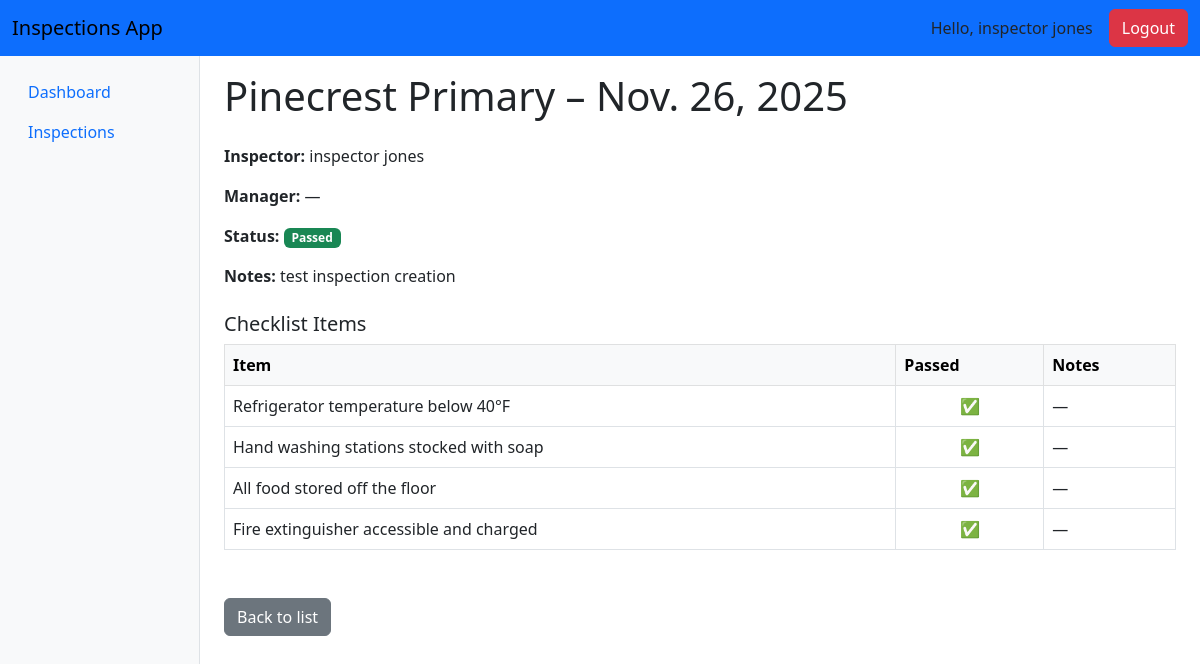
Screenshot of /inspections/3/ (signed in) with the database file from the repository.
### apps/inspections/models.py (models this page shows, shortened)
class Inspection(models.Model):
    class Status(models.TextChoices):
        PENDING = "PENDING", "Pending"
        COMPLETED = "COMPLETED", "Completed"
        FAILED = "FAILED", "Failed"
        PASSED = "PASSED", "Passed"
    school = models.ForeignKey(School, on_delete=models.CASCADE, related_name="inspections")
    inspector = models.ForeignKey(
        AppUser,
        on_delete=models.SET_NULL,
        null=True,
        blank=True,
        related_name="inspections_as_inspector",
        limit_choices_to={'role': AppUser.Role.INSPECTOR}
    )
    manager = models.ForeignKey(
        AppUser,
        on_delete=models.SET_NULL,
        null=True,
        blank=True,
        related_name="inspections_as_manager",
        limit_choices_to={'role': AppUser.Role.MANAGER}
    )
    checklist = models.ForeignKey(
        Checklist,
        on_delete=models.SET_NULL,
        null=True,
        blank=True,
        related_name="inspections"
    )
    date = models.DateField()
    status = models.CharField(max_length=20, choices=Status.choices, default=Status.PENDING)
    notes = models.TextField(blank=True, null=True)
    created_at = models.DateTimeField(auto_now_add=True)
    updated_at = models.DateTimeField(auto_now=True)
    class Meta:
        ordering = ['-date']
        verbose_name = "Inspection"
        verbose_name_plural = "Inspections"

class InspectionItem(models.Model):
    inspection = models.ForeignKey(Inspection, on_delete=models.CASCADE, related_name="inspection_items")
    checklist_item = models.ForeignKey(ChecklistItem, on_delete=models.CASCADE)
    passed = models.BooleanField(default=False)
    notes = models.TextField(blank=True, null=True)

### apps/schools/models.py (models this page shows, shortened)
class School(models.Model):
    name = models.CharField(max_length=255)
    address = models.CharField(max_length=255, blank=True, null=True)
    city = models.CharField(max_length=100, blank=True, null=True)
    state = models.CharField(max_length=100, blank=True, null=True)
    postal_code = models.CharField(max_length=10, blank=True, null=True)
    phone_number = models.CharField(max_length=10, blank=True, null=True)
    created_at = models.DateTimeField(auto_now_add=True)
    managers = models.ManyToManyField(
        AppUser,
        related_name="managed_schools",
        blank=True,
        limit_choices_to={'role': AppUser.Role.MANAGER}
    )
    kitchen_staff = models.ManyToManyField(
        AppUser,
        related_name="kitchen_schools",
        blank=True,
        limit_choices_to={'role': AppUser.Role.KITCHEN}
    )
    inspectors = models.ManyToManyField(
        AppUser,
        related_name="inspection_schools",
        blank=True,
        limit_choices_to={'role': AppUser.Role.INSPECTOR}
    )
    class Meta:
        verbose_name = "School"
        verbose_name_plural = "Schools"
        ordering = ['name']

### apps/users/models.py (models this page shows, shortened)
class AppUser(models.Model):
    class Role(models.TextChoices):
        ADMIN = "ADMIN", "Admin"
        MANAGER = "MANAGER", "Manager"
        KITCHEN = "KITCHEN", "Kitchen Staff"
        INSPECTOR = "INSPECTOR", "Inspector"
    user = models.OneToOneField(User, on_delete=models.CASCADE)
    role = models.CharField(max_length=20, choices=Role.choices, default=Role.KITCHEN)
    phone_number = models.CharField(max_length=20, blank=True, null=True)
    is_staff = models.BooleanField(default=False)
    is_active = models.BooleanField(default=True)
    date_joined = models.DateTimeField(auto_now_add=True)
    class Meta:
        verbose_name = "User Profile"
        verbose_name_plural = "User Profiles"

### apps/checklists/models.py (models this page shows, shortened)
class ChecklistItem(models.Model):
    checklist = models.ForeignKey(Checklist, on_delete=models.CASCADE, related_name="items")
    text = models.CharField(max_length=255)
    order = models.PositiveIntegerField(default=0)
    class Meta:
        ordering = ['order']
        verbose_name = "Checklist Item"
        verbose_name_plural = "Checklist Items"

### apps/inspections/views.py (the view)
# urls.py: path('<int:pk>/', views.inspection_detail, name='inspection_detail'),
@login_required
def inspection_detail(request, pk):
    inspection = get_object_or_404(
        Inspection.objects.select_related('school', 'inspector', 'manager', 'checklist')
        .prefetch_related('inspection_items__checklist_item'),
        pk=pk
    )
    context = {
        'inspection': inspection
    }
    return render(request, 'inspections/inspection_detail.html', context)

### templates/inspections/inspection_detail.html (shortened to what this page needs)
{% extends 'base.html' %}
{% block content %}
<div class="container-fluid">
    <h1 class="mb-4">{{ inspection.school.name }} – {{ inspection.date }}</h1>
    <div class="mb-3">
        <p><strong>Inspector:</strong> {{ inspection.inspector.user.get_full_name|default:"—" }}</p>
        <p><strong>Manager:</strong> {{ inspection.manager.user.get_full_name|default:"—" }}</p>
        <p><strong>Status:</strong>
            {% if inspection.status == 'PASSED' %}
                <span class="badge bg-success">Passed</span>
            {% elif inspection.status == 'FAILED' %}
                <span class="badge bg-danger">Failed</span>
            {% elif inspection.status == 'PENDING' %}
                <span class="badge bg-warning text-dark">Pending</span>
            {% else %}
                <span class="badge bg-secondary">{{ inspection.get_status_display }}</span>
            {% endif %}
        </p>
        <p><strong>Notes:</strong> {{ inspection.notes|default:"No notes" }}</p>
    </div>
    <h2 class="h5 mt-4 mb-2">Checklist Items</h2>
    <table class="table table-bordered table-hover">
        <thead class="table-light">
            <tr>
                <th>Item</th>
                <th>Passed</th>
                <th>Notes</th>
            </tr>
        </thead>
        <tbody>
            {% for item in inspection.inspection_items.all %}
            <tr>
                <td>{{ item.checklist_item.text }}</td>
                <td class="text-center">
                    {% if item.passed %}✅{% else %}❌{% endif %}
                </td>
                <td>{{ item.notes|default:"—" }}</td>
            </tr>
            {% empty %}
            <tr>
                <td colspan="3" class="text-center text-muted">No checklist items yet.</td>
            </tr>
            {% endfor %}
        </tbody>
    </table>
    <div class="d-flex align-items-center mt-5">
        <a href="{% url 'inspections:inspection_list' %}" class="btn btn-secondary me-3">Back to list</a>
    </div>
</div>
{% endblock %}

### templates/base.html (shortened to what this page needs)
<!DOCTYPE html>
<html lang="en">
<head>
    <link href="https://cdn.jsdelivr.net/npm/bootstrap@5.3.0/dist/css/bootstrap.min.css" rel="stylesheet">
</head>
<body>
<nav class="navbar navbar-expand-lg navbar-light bg-primary">
    <div class="container-fluid">
        <a class="navbar-brand" href="#">Inspections App</a>
        <div class="d-flex align-items-center">
            <span class="me-3">Hello, {{ request.user.get_full_name }}</span>
            <form method="post" action="{% url 'logout' %}" class="d-inline">
                <button type="submit" class="btn btn-danger">Logout</button>
            </form>
        </div>
    </div>
</nav>
<div class="container-fluid">
    <div class="row">
        <div class="col-md-2 bg-light border-end vh-100">
            <nav class="nav flex-column pt-3">
                <a class="nav-link" href="{% url 'users:dashboard' %}">Dashboard</a>
                <a class="nav-link" href="{% url 'inspections:inspection_list' %}">Inspections</a>
            </nav>
        </div>
        <div class="col-md-10 pt-3">
            {% block content %}{% endblock %}
        </div>
    </div>
</div>
</body>
</html>

### rows the page displays
Inspection: school.name "Pinecrest Primary", date "Nov. 26, 2025", inspector.user.get_full_name "inspector jones", manager.user.get_full_name "—", notes "test inspection creation"
InspectionItem: checklist_item.text "Refrigerator temperature below 40°F", notes "—"
InspectionItem: checklist_item.text "Hand washing stations stocked with soap", notes "—"
InspectionItem: checklist_item.text "All food stored off the floor", notes "—"
InspectionItem: checklist_item.text "Fire extinguisher accessible and charged", notes "—"

### other values shown
{{ request.user.get_full_name }} "inspector jones"
